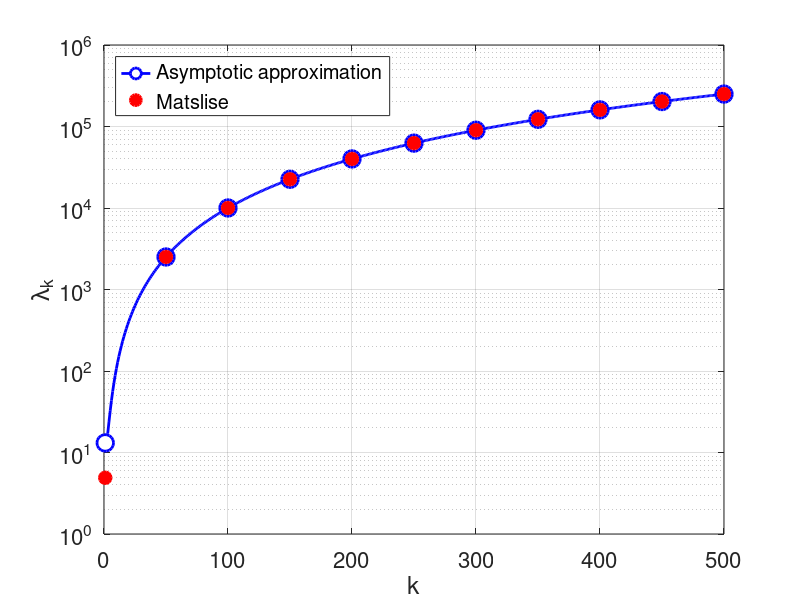

Here is the MATLAB script that generated this plot:
% ================================================
% Asymptotic approximation λ_k for p(x) = e^x
% Dirichlet: u(0)=u(π)=0
% ================================================

clear; clc; close all;

n = 1:500;

P1 = exp(pi) - 1;
P2 = 0.5*(exp(2*pi) - 1);

% Asymptotic approximation
sqrt_lambda = n + (2*pi*n).^(-1)*P1 + (4*pi*n.^3).^(-1)*(P2/2 - P1^2/pi + exp(pi)/2 - 1/2);
lambda_asymp = sqrt_lambda.^2;

% Numeric values from Matslise
x = [1 50 100 150 200 250 300 350 400 450 500];
y = [4.897 2507 10007 22507 40007 62507 90007 122507 160007 202507 250007];

lambda_asymp_selected = lambda_asymp(x);

% Plot
figure('Position',[100 100 950 620],'Color','white');
hold on; grid on; box on;

semilogy(n, lambda_asymp, 'b-', 'LineWidth', 2);
semilogy(x, lambda_asymp_selected, 'bo','MarkerSize', 12, 'LineWidth', 2,'MarkerFaceColor', 'w');
semilogy(x, y, 'ro', 'MarkerSize', 9, 'LineWidth', 1.5,'MarkerFaceColor', 'r');

xlabel('k');
ylabel('\lambda_k');

h1 = plot(NaN, NaN, 'bo-', 'MarkerSize', 12, 'LineWidth', 2, 'MarkerFaceColor', 'w');
h2 = plot(NaN, NaN, 'ro', 'MarkerSize', 9, 'LineWidth', 2, 'MarkerFaceColor', 'r');


legend([h1 h2], ...
       {'Asymptotic approximation', 'Matslise'}, ...
       'Location', 'northwest','Box', 'on','FontSize',17);

set(gca, 'FontSize', 16);
set(gca, 'YMinorGrid', 'on');

print('-depsc', 'fix_paine_1_500.eps')
